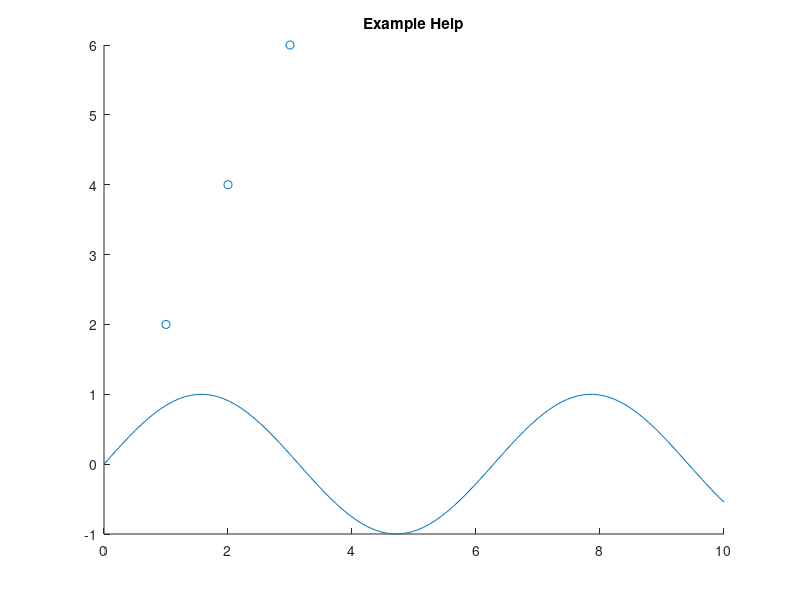

Write the MATLAB code that produced this figure.
X = [1,2,3]
Y = [2,4,6]

for i = 1:length(X)
    h = X(i) + Y(i);
    fprintf('Sum of X(%d) and Sum of Y(%d) is: %d\n', i, i, h)
end
x = linspace(0,10,100);
y = sin(x);

figure;
hold on;
plot(x, y);

scatter(X, Y);
title('Example Help');
hold off;

% Inputs
X = input('Enter an even number of elements :') % i.e. [1, 2, 3]

Y = zeros(1, length(X));

f(X) = X.^2;
g(X) = 2*X + 1;

for i = 1:length(X) / 2
    Y(i) = f(X(i));
end

for i = length(X)/2 + 1:length(X)
    Y(i) = g(X(i));
end

Y
